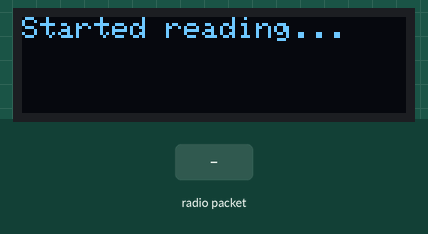
Bench run of a sketch on a simulated Arduino Uno, built with avr-gcc and run on an emulated ATmega328P. Shown: 128×32 one-colour display. The test bench sets the inputs (shaded band). The display library's start-up logo is not drawn; no radio packets arrive unless stated.

Above: at 3.2 s.
3.3 s: radio packet "1" arrives
At 4.4 s:
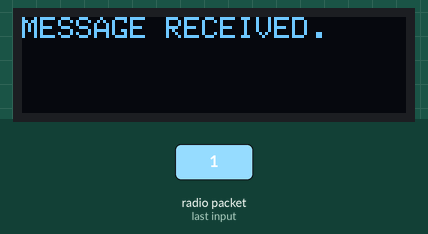
Timing chart, 0 to 6.3 s (numbered marks = the images above; inputs shaded):
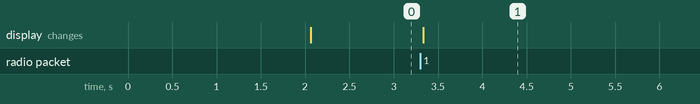

The sketch:

GenericReceiver.ino
```cpp
#include <SPI.h>
#include <Wire.h>
#include <Adafruit_GFX.h>
#include <Adafruit_SPITFT.h>
#include <Adafruit_SPITFT_Macros.h>
#include <gfxfont.h>

#include <Adafruit_SSD1306.h>


#include "RF24.h"


uint8_t msg[8];
RF24 radio(9, 10);
int cnt = 0;
bool done;

const uint64_t pipe = 0xE8E8F0F0E1LL;


#define OLED_RESET 4
Adafruit_SSD1306 display(OLED_RESET);


void setup()
{
  Serial.begin(9600);

  display.begin(SSD1306_SWITCHCAPVCC, 0x3C);  // initialize with the I2C addr 0x3C (for the 128x32)
  display.display();
  delay(2000);
  display.clearDisplay();

  display.setTextSize(1);
  display.setTextColor(WHITE);
  display.setCursor(0, 0);

  radio.begin();
  radio.setPALevel(RF24_PA_MIN);
  radio.setDataRate(RF24_1MBPS);
  radio.setPayloadSize(8);
  radio.openReadingPipe(1, pipe);


  radio.startListening();


  radio.printDetails();


  writeSingleLine("Started reading...");

}

void loop()
{

  if ( radio.available() )
    {
      bool done = false;

      while (!done)
      {
        // Fetch the payload, and see if this was the last one.
        done = radio.read( &msg, 8 );

        delay(20);
      }

      writeSingleLine("MESSAGE RECEIVED.");


      if (msg[2] == 0x01)
      {
        int payload = 0;

        payload |= ((((int)msg[3])<<24) & 0xFF000000);
        payload |= ((((int)msg[4])<<16) & 0x00FF0000);
        payload |= ((((int)msg[5])<<8) & 0x0000FF00);
        payload |= (((int)msg[6]) & 0x000000FF);

        cnt++;
        Serial.print(" - Message No: ");
        Serial.print(cnt);
        Serial.print(" - Payload:");
        Serial.print(payload);
        Serial.println("");


        display.print("Payload: ");
        display.println(payload);
        display.print("Msg Count: ");
        display.print(cnt);
        display.display();

      }


      delay(100);
    }
}


void writeSingleMessage(char* msg)
{
  display.print(msg);
  display.display();
}

void writeSingleLine(char* msg)
{
  display.clearDisplay();
  display.setCursor(0, 0);
  display.println(msg);
  display.display();
}
```

Measured:
- after the input at 3.3 s, the display: changes at once (image 1)
